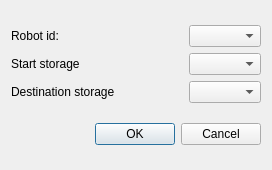
<?xml version="1.0" encoding="UTF-8"?>
<ui version="4.0">
 <class>UiAddTaskDialog</class>
 <widget class="QDialog" name="UiAddTaskDialog">
  <property name="geometry">
   <rect>
    <x>0</x>
    <y>0</y>
    <width>272</width>
    <height>170</height>
   </rect>
  </property>
  <property name="windowTitle">
   <string>Dialog</string>
  </property>
  <layout class="QVBoxLayout" name="verticalLayout_2">
   <item>
    <layout class="QVBoxLayout" name="verticalLayout">
     <item>
      <layout class="QHBoxLayout" name="horizontalLayout">
       <item>
        <widget class="QLabel" name="label">
         <property name="text">
          <string>Robot id:</string>
         </property>
        </widget>
       </item>
       <item>
        <spacer name="horizontalSpacer">
         <property name="orientation">
          <enum>Qt::Horizontal</enum>
         </property>
         <property name="sizeHint" stdset="0">
          <size>
           <width>40</width>
           <height>20</height>
          </size>
         </property>
        </spacer>
       </item>
       <item>
        <widget class="QComboBox" name="robotCombo"/>
       </item>
      </layout>
     </item>
     <item>
      <layout class="QHBoxLayout" name="horizontalLayout_2">
       <item>
        <widget class="QLabel" name="label_2">
         <property name="text">
          <string>Start storage</string>
         </property>
        </widget>
       </item>
       <item>
        <spacer name="horizontalSpacer_2">
         <property name="orientation">
          <enum>Qt::Horizontal</enum>
         </property>
         <property name="sizeHint" stdset="0">
          <size>
           <width>40</width>
           <height>20</height>
          </size>
         </property>
        </spacer>
       </item>
       <item>
        <widget class="QComboBox" name="startStorageCombo"/>
       </item>
      </layout>
     </item>
     <item>
      <layout class="QHBoxLayout" name="horizontalLayout_3">
       <item>
        <widget class="QLabel" name="label_3">
         <property name="text">
          <string>Destination storage</string>
         </property>
        </widget>
       </item>
       <item>
        <spacer name="horizontalSpacer_3">
         <property name="orientation">
          <enum>Qt::Horizontal</enum>
         </property>
         <property name="sizeHint" stdset="0">
          <size>
           <width>40</width>
           <height>20</height>
          </size>
         </property>
        </spacer>
       </item>
       <item>
        <widget class="QComboBox" name="destinationStorageCombo"/>
       </item>
      </layout>
     </item>
    </layout>
   </item>
   <item>
    <widget class="QDialogButtonBox" name="buttonBox">
     <property name="standardButtons">
      <set>QDialogButtonBox::Cancel|QDialogButtonBox::Ok</set>
     </property>
    </widget>
   </item>
  </layout>
 </widget>
 <resources/>
 <connections>
  <connection>
   <sender>buttonBox</sender>
   <signal>accepted()</signal>
   <receiver>UiAddTaskDialog</receiver>
   <slot>accept()</slot>
   <hints>
    <hint type="sourcelabel">
     <x>135</x>
     <y>115</y>
    </hint>
    <hint type="destinationlabel">
     <x>135</x>
     <y>67</y>
    </hint>
   </hints>
  </connection>
  <connection>
   <sender>buttonBox</sender>
   <signal>rejected()</signal>
   <receiver>UiAddTaskDialog</receiver>
   <slot>reject()</slot>
   <hints>
    <hint type="sourcelabel">
     <x>135</x>
     <y>115</y>
    </hint>
    <hint type="destinationlabel">
     <x>135</x>
     <y>67</y>
    </hint>
   </hints>
  </connection>
 </connections>
</ui>
